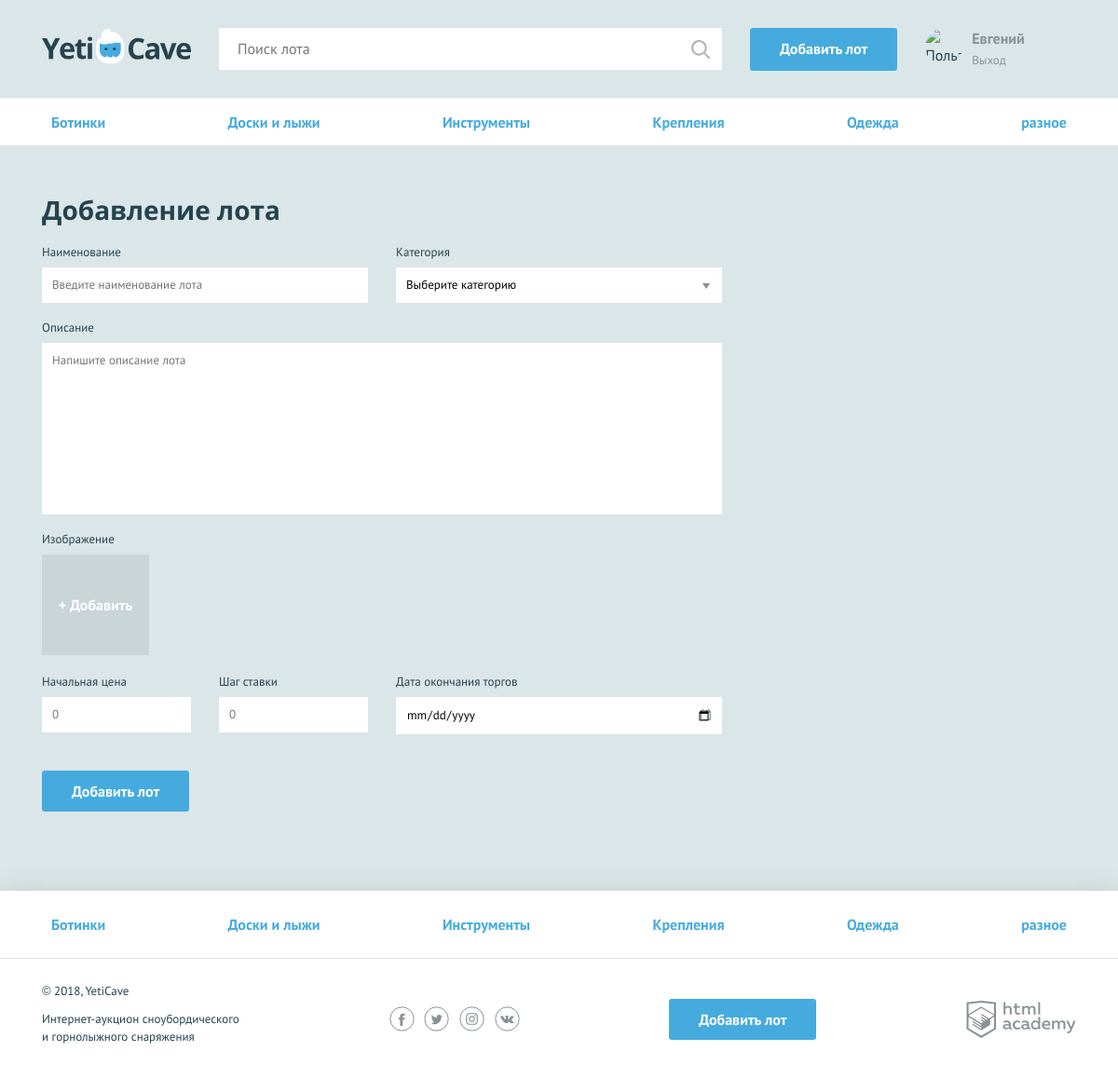
The app's page /add.php (signed in) with its own data.
### tables this page shows
CREATE TABLE categories (
  id   INT AUTO_INCREMENT PRIMARY KEY,
  name CHAR(64)
);

### functions.php (called while the page is built, shortened)
<?php
function include_template($name, $data)
{
    $name = 'templates/' . $name;
    extract($data);
    require_once $name;
    $result = ob_get_clean();
    return $result;
}

### data.php (called while the page is built, shortened)
<?php
$categories = [
    "Доски и лыжи", "Крепления", "Ботинки",
    "Одежда", "Инструменты", "Разное"];
$con = mysqli_connect("localhost", "root", "PasswordforMySQL", "Yeticave");
mysqli_set_charset($con, "utf8");
$categories_query = "SELECT id, name FROM categories GROUP BY name;";
$categories_result = mysqli_query($con, $categories_query);
$categories_query_array = mysqli_fetch_all($categories_result, MYSQLI_ASSOC);

### templates/add.php (the view, shortened to what this page needs)
<form class="form form--add-lot container <?php if ($form_invalid) {
} ?>" action="add.php" method="post" enctype="multipart/form-data">
    <h2>Добавление лота</h2>
    <div class="form__container-two">
        <div class="form__item <?php if (!empty($field_invalid['lot-name'])) {
        } ?>">
            <label for="lot-name">Наименование</label>
            <input id="lot-name" type="text" name="lot-name" placeholder="Введите наименование лота"
                   value="<?= $filled_field_array['lot-name'] ?>" required>
        </div>
        <div class="form__item <?php if (!empty($field_invalid['category'])) {
        } ?>">
            <label for="category">Категория</label>
            <select id="category" name="category" required>
                <option>Выберите категорию</option>
            </select>
        </div>
    </div>
    <div class="form__item form__item--wide <?php if (!empty($field_invalid['description'])) {
    } ?>">
        <label for="message">Описание</label>
        <textarea id="message" name="description" placeholder="Напишите описание лота"
                  required><?= $filled_field_array['description'] ?></textarea>
    </div>
    <div class="form__item form__item--file">
        <label>Изображение</label>
        <div class="form__input-file">
            <label for="photo2">
                <?php if ($image_invalid): ?>
                    <span style="color: red; font-size: 12px;">Загрузите изображение лота</span>
                <?php else: ?>
                    <span>+ Добавить</span>
                <?php endif; ?>
            </label>
        </div>
    </div>
    <div class="form__container-three">
        <div class="form__item form__item--small <?php if (!empty($field_invalid['lot-rate'])) {
        } ?>">
            <label for="lot-rate">Начальная цена</label>
            <input id="lot-rate" type="number" name="lot-rate" placeholder="0"
                   value="<?= $filled_field_array['lot-rate'] ?>" required>
        </div>
        <div class="form__item form__item--small <?php if (!empty($field_invalid['lot-step'])) {
        } ?>">
            <label for="lot-step">Шаг ставки</label>
            <input id="lot-step" type="number" name="lot-step" placeholder="0"
                   value="<?= $filled_field_array['lot-step'] ?>" required>
        </div>
        <div class="form__item <?php if (!empty ($field_invalid['lot-date'])) {
        } ?>">
            <label for="lot-date">Дата окончания торгов</label>
            <input class="form__input-date" id="lot-date" type="date" name="lot-date"
                   value="<?= $filled_field_array['lot-date'] ?>" required>
        </div>
    </div>
    <button type="submit" class="button">Добавить лот</button>
</form>

### templates/layout.php (shortened to what this page needs)
<!DOCTYPE html>
<html lang="ru">
<head>
    <link href="css/normalize.min.css" rel="stylesheet">
    <link href="css/style.css" rel="stylesheet">
</head>
<body>
<div class="page-wrapper">
    <header class="main-header">
        <div class="main-header__container container">
            <a class="main-header__logo" href="index.php">
                <img src="img/logo.svg" width="160" height="39" alt="Логотип компании YetiCave">
            </a>
            <form class="main-header__search" method="get" action="search.php">
                <input type="search" name="search" placeholder="Поиск лота">
                <input class="main-header__search-btn" type="submit" name="">
            </form>
            <?php if (isset($_SESSION['user'])): ?>
                <a class="main-header__add-lot button" href="add.php">Добавить лот</a>
            <?php endif; ?>
            <nav class="user-menu">
                <?php if (isset($_SESSION['user'])): ?>
                    <div class="user-menu__image">
                        <img src="<?= $_SESSION['user']['avatar'] ?>" width="40" height="40" alt="Пользователь">
                    </div>
                    <div class="user-menu__logged">
                        <p><?= htmlspecialchars($_SESSION['user']['name']) ?></p>
                        <a href="logout.php">Выход</a>
                    </div>
                <?php endif; ?>
            </nav>
        </div>
    </header>
    <main>
        <nav class="nav">
            <ul class="nav__list container">
                <?php foreach ($categories as $key => $val): ?>
                    <li class="nav__item">
                        <a href="all-lots.html"><?= $val['name'] ?></a>
                    </li>
                <?php endforeach; ?>
            </ul>
        </nav>
        <?= $page_content; ?>
    </main>
</div>
<footer class="main-footer">
    <nav class="nav">
        <ul class="nav__list container">
            <?php foreach ($categories as $key => $val): ?>
                <li class="nav__item">
                    <a href="pages/all-lots.html"><?= $val['name']; ?></a>
                </li>
            <?php endforeach; ?>
        </ul>
    </nav>
    <div class="main-footer__bottom container">
        <div class="main-footer__copyright">
            <p>© 2018, YetiCave</p>
            <p>Интернет-аукцион сноубордического и горнолыжного снаряжения</p>
        </div>
        <div class="main-footer__social social">
            <a class="social__link social__link--facebook" href="#">
            </a>
            <a class="social__link social__link--twitter" href="#">
            </a>
            <a class="social__link social__link--instagram" href="#">
            </a>
            <a class="social__link social__link--vkontakte" href="#">
            </a>
        </div>
        <?php if (isset($_SESSION['user'])): ?>
            <a class="main-footer__add-lot button" href="add.php">Добавить лот</a>
        <?php endif; ?>
        <div class="main-footer__developed-by">
            <a class="logo-academy" href="https://htmlacademy.ru/intensive/php">
            </a>
        </div>
    </div>
</footer>
</body>
</html>

### records on screen
categories: name "Ботинки"
categories: name "Доски и лыжи"
categories: name "Инструменты"
categories: name "Крепления"
categories: name "Одежда"
categories: name "разное"

### other values on screen
$_SESSION['user']['name'] "Евгений"
